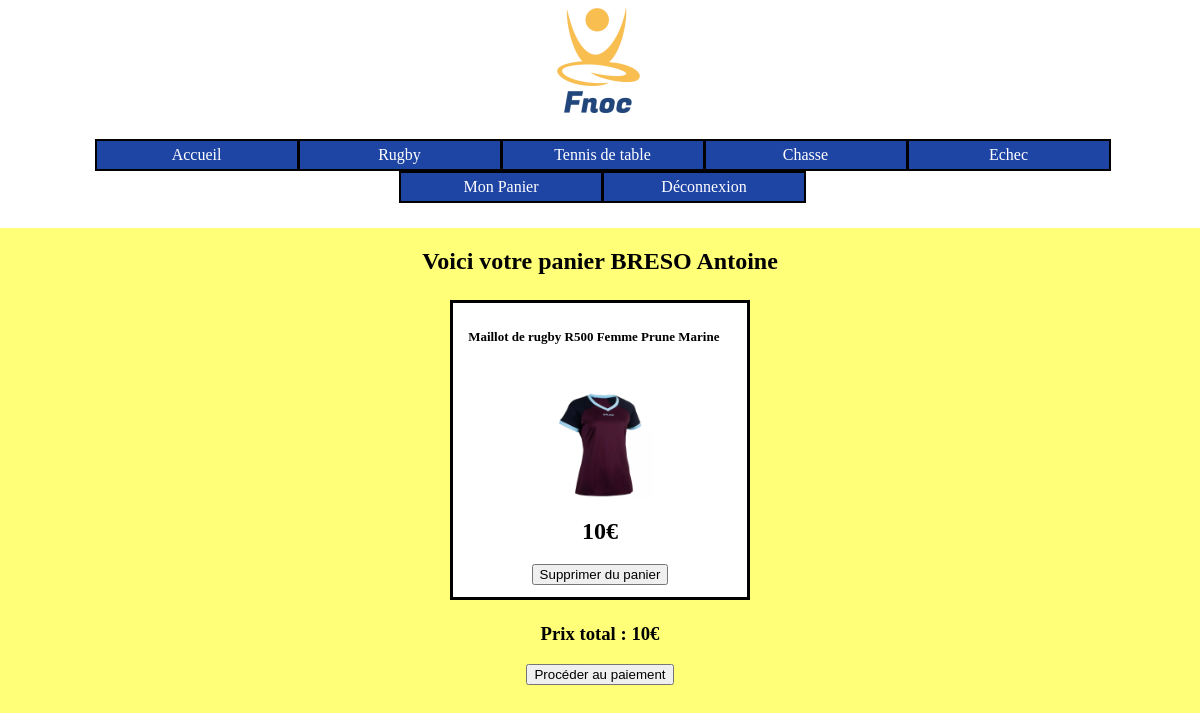
Page /controler/afficherPanier.ctrl.php (signed in) on the committed database.
### tables this page shows
CREATE TABLE utilisateur (
	nom TEXT,
	prenom TEXT,
	email TEXT PRIMARY KEY,
	mdp TEXT
);

CREATE TABLE article (
	ref INTEGER PRIMARY KEY,
	libelle TEXT,
	categorie INTEGER,
	prix REAL,
	image TEXT,
	description TEXT,
	FOREIGN KEY(categorie) REFERENCES categorie(id)
);

### framework/view.class.php (called while the page is built, shortened)
<?php
class View {
  function display(string $filename) {
      $p = "../view/".$filename;
    include($p);
  }
}
?>

### model/DAO.class.php (called while the page is built, shortened)
<?php
  require_once("../model/Article.class.php");
  require_once("../model/Utilisateur.class.php");
  class DAO {
    private $db;
    private $database = 'sqlite:../data/fnoc.db';
    function __construct() {
        try {
          $this->db = new PDO($this->database);
        }
        catch (PDOException $e){
          die("erreur de connexion:".$e->getMessage());
        }
    }
    function getUtilisateur(string $email) : Utilisateur {
      $req = "SELECT * FROM utilisateur WHERE email = '$email'";
      $statement = $this->db->query($req);
      $monUser = $statement->fetchAll(PDO::FETCH_CLASS,'utilisateur');
      return $monUser[0];
    }
    function getPanier(string $utilisateur) : array {
      $req = "SELECT * FROM article WHERE ref IN (SELECT article FROM panier WHERE utilisateur = '$utilisateur')";
      $statement = $this->db->query($req);
      $articles = $statement->fetchAll(PDO::FETCH_CLASS, 'article');
      return $articles;
    }
  }

### model/Utilisateur.class.php (called while the page is built, shortened)
<?php
    class Utilisateur {
        private $nom;
        private $prenom;
        function getNom() : string{
          return $this->nom;
        }
        function getPrenom() : string {
          return $this->prenom;
        }
    }
?>

### model/Article.class.php (called while the page is built, shortened)
<?php
    class Article {
        private $ref;
        private $libelle;
        private $prix;
        private $image;
        function getRef() : int {
          return $this->ref;
        }
        function getLibelCours() : string {
          return $this->libelle;
        }
        function getPrix() : float {
          return $this->prix;
        }
        function getImage() : string {
          return $this->image;
        }
    }
?>

### view/panier.view.php (the view, shortened to what this page needs)
<?php require_once("ComposantsVue.class.php"); ?>
<html>
  <head>
      <link rel="stylesheet" type="text/css" href="../view/design/style.css" />
    </head>
    <body>
        <h2>Voici votre panier <?php echo $user->getNom()." ".$user->getPrenom();?></h2>
      <?php
      foreach($panier as $key => $article): ?>
        <article class="panier">
            <h2><?=$article->getLibelCours()?></h2>
            <a href="../controler/afficherArticle.ctrl.php?ref=<?=$article->getRef()?>">
              <p><img src="<?=$image?><?=$article->getImage()?>" alt=""></a></p>
            <h2><?=$article->getPrix()?>€</h2>
            <form class="" action="../controler/modifPanier.ctrl.php" method="get">
              <button type="submit" value="Supprimer du panier" class="btn btn-primary">Supprimer du panier</button>
            </form>
        </article>
      <?php endforeach; ?>
      <form class="" action="../view/finCommande.view.php" method="get">
        <h3>Prix total : <?=$prixTotal?>€</h3>
        <p><button type="submit" class="btn btn-dark">Procéder au paiement</button></p>
      </form>
    </body>
</html>

### view/design/style.css (style rules this page uses)
:root { --taille_article: 211px; --taille_rubrique : 200px; }
body { margin:auto; width: 100%; background-color: rgba(255, 255, 120); }
article { background-color: white; width: var(--taille_article); height: var(--taille_article); display: inline-block; border: 3px solid black; padding: 15px; margin: 5px 0; vertical-align: top; }
article h2:first-child { text-align: left; font-size:small; height: calc(var(--taille_article)/4); vertical-align: top; }
article p { text-align: center; margin: 0; }
article img { width: calc(var(--taille_article)/2); vertical-align: middle; }
body { text-align: center; }
.panier { width: calc(var(--taille_article)*1.25); height: calc(var(--taille_article)*1.25); }

### rows in the picture
utilisateur: nom "BRESO", prenom "Antoine"
article: libelle "Maillot de rugby R500 Femme Prune Marine", image (picture), prix "10"

### other values in the picture
$prixTotal "10"
